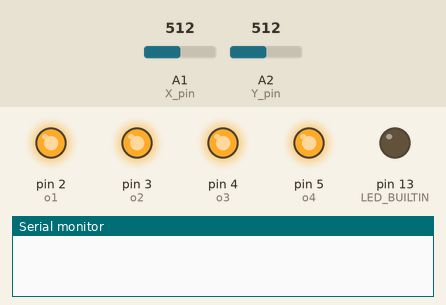
Bench run of a sketch on a simulated Arduino Uno, built with avr-gcc and run on an emulated ATmega328P. Shown: output pins drawn as LEDs (lit = HIGH), the last lines printed to the serial monitor. The test bench sets the inputs (shaded band); at power-on: A1 (X_pin) = 512, A2 (Y_pin) = 512.

Above: at 1.2 s.
1.3 s: A1 (X_pin) set to 760
At 1.9 s:
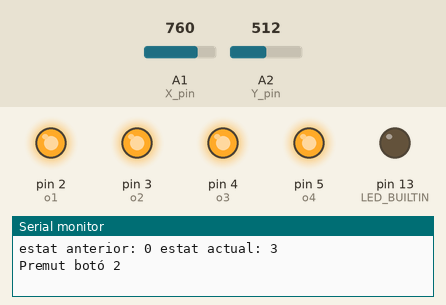
2.8 s: A1 (X_pin) set to 240
At 4.2 s:
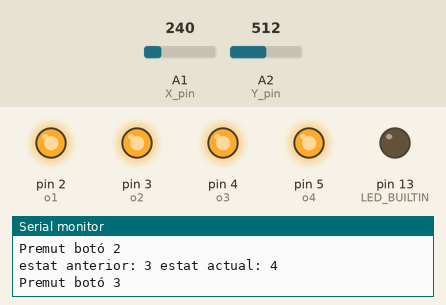
Timing chart, 0 to 5.8 s (numbered marks = the images above; inputs shaded):
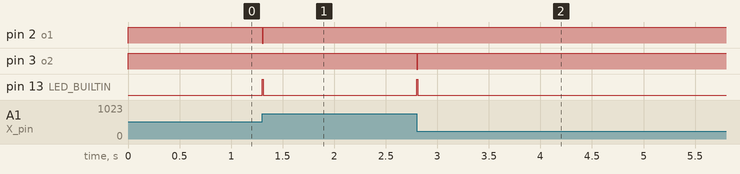

Measured:
- after the input at 1.3 s, pin 2 (o1): HIGH → LOW at once, → HIGH 0.01 s later; pin 13 (LED_BUILTIN): LOW → HIGH at once, → LOW 0.01 s later
- after the input at 2.8 s, pin 3 (o2): HIGH → LOW at once, → HIGH 0.01 s later; pin 13 (LED_BUILTIN): LOW → HIGH at once, → LOW 0.01 s later

The sketch:

emissor.ino
```cpp
//definim els pins que usarem per l'emissor
int o1 = 2;
int o2 = 3;
int o3 = 4;
int o4 = 5;
int eaj = 0; // estat anterior del joystick per saber si canvia quan prems

//definim els pins que usarem pel joystick
const int SW_pin = 1; // digital pin connected to switch output
const int X_pin = A1; // analog pin connected to X output
const int Y_pin = A2; // analog pin connected to Y output

//variables que guarden els valors del joystick
int lx;
int ly;
int estat;

void premboto(int bt){
  Serial.println("Premut botó "+String(bt));
  digitalWrite(o1, HIGH);
  digitalWrite(o2, HIGH);
  digitalWrite(o3, HIGH);
  digitalWrite(o4, HIGH);
  digitalWrite(bt, LOW);
  digitalWrite(LED_BUILTIN, HIGH);
  delay(10);
  digitalWrite(bt, HIGH);
  digitalWrite(LED_BUILTIN, LOW);
  }

void setup(){
  pinMode(o1, OUTPUT);
  pinMode(o2, OUTPUT);
  pinMode(o3, OUTPUT);
  pinMode(o4, OUTPUT);
  pinMode(LED_BUILTIN, OUTPUT);
  digitalWrite(o1, HIGH);
  digitalWrite(o2, HIGH);
  digitalWrite(o3, HIGH);
  digitalWrite(o4, HIGH);
  pinMode(SW_pin, INPUT);
  digitalWrite(SW_pin, HIGH);
  Serial.begin(9600);
}

void loop(){
  lx=analogRead(X_pin);
  ly=analogRead(Y_pin);

  /*
  Serial.print("Switch:  ");
  Serial.print(digitalRead(SW_pin));
  Serial.print("\n");
  Serial.print("X-axis: ");
  Serial.print(analogRead(X_pin));
  Serial.print("\n");
  Serial.print("Y-axis: ");
  Serial.println(analogRead(Y_pin));
  Serial.print("\n\n");
  */

  /*
   *
   * Si activo el pin 1 de l'emissor canvia l'estat del pin 3 del receptor
   * Si activo el pin 2 de l'emissor canvia l'estat del pin 4 del receptor
   * Si activo el pin 3 de l'emissor canvia l'estat del pin 2 del receptor
   * Si activo el pin 4 de l'emissor canvia l'estat del pin 1 del receptor
   *
   */
  if((lx>250 and lx<750) and ly < 250){ // endavant
    estat = 1;
  } else if(lx > 750 and (ly>250 and ly<750)){ // dreta
    estat = 3;
  } else if((lx>250 and lx<750) and ly > 750){ // enrera
    estat = 2;
  } else if(lx < 250 and (ly>250 and ly<750)){ // esquerra
    estat = 4;
  } else {
    estat = 0;
  }

  if(estat != eaj){
    Serial.print("estat anterior: ");
    Serial.print(eaj);
    Serial.print(" estat actual: ");
    Serial.println(estat);
    switch(estat){
      case 1:
        premboto(o4);
        break;
      case 2:
        premboto(o3);
        break;
      case 3:
        premboto(o1);
        break;
      case 4:
        premboto(o2);
        break;
      default:
        switch(eaj){
          case 1:
            premboto(o4);
            break;
          case 2:
            premboto(o3);
            break;
          case 3:
            premboto(o1);
            break;
          case 4:
            premboto(o2);
            break;
          default:
            break;
        }
        break;
    }
    eaj=estat;
  }
  //delay(2000);
}
```
